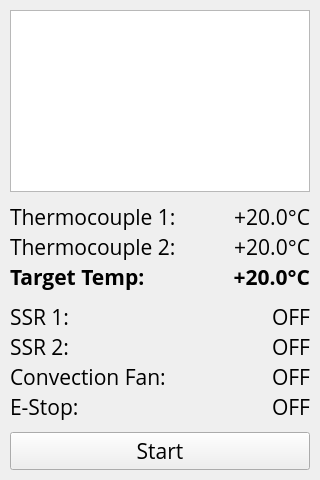
<?xml version="1.0" encoding="UTF-8"?>
<ui version="4.0">
 <class>MainWindow</class>
 <widget class="QMainWindow" name="MainWindow">
  <property name="geometry">
   <rect>
    <x>0</x>
    <y>0</y>
    <width>320</width>
    <height>480</height>
   </rect>
  </property>
  <property name="sizeIncrement">
   <size>
    <width>0</width>
    <height>0</height>
   </size>
  </property>
  <property name="font">
   <font>
    <family>Open Sans</family>
    <pointsize>16</pointsize>
   </font>
  </property>
  <property name="contextMenuPolicy">
   <enum>Qt::NoContextMenu</enum>
  </property>
  <property name="windowTitle">
   <string>Controller Setup</string>
  </property>
  <property name="autoFillBackground">
   <bool>false</bool>
  </property>
  <widget class="QWidget" name="centralwidget">
   <layout class="QVBoxLayout" name="verticalLayout">
    <property name="spacing">
     <number>10</number>
    </property>
    <property name="sizeConstraint">
     <enum>QLayout::SetDefaultConstraint</enum>
    </property>
    <property name="leftMargin">
     <number>10</number>
    </property>
    <property name="topMargin">
     <number>10</number>
    </property>
    <property name="rightMargin">
     <number>10</number>
    </property>
    <property name="bottomMargin">
     <number>10</number>
    </property>
    <item>
     <widget class="QGraphicsView" name="graph"/>
    </item>
    <item>
     <layout class="QGridLayout" name="layout_temp">
      <property name="horizontalSpacing">
       <number>10</number>
      </property>
      <property name="verticalSpacing">
       <number>0</number>
      </property>
      <item row="0" column="1">
       <widget class="QLabel" name="field_tc1">
        <property name="maximumSize">
         <size>
          <width>110</width>
          <height>16777215</height>
         </size>
        </property>
        <property name="text">
         <string>+20.0°C</string>
        </property>
        <property name="alignment">
         <set>Qt::AlignRight|Qt::AlignTrailing|Qt::AlignVCenter</set>
        </property>
       </widget>
      </item>
      <item row="2" column="0">
       <widget class="QLabel" name="label_target">
        <property name="font">
         <font>
          <family>Open Sans</family>
          <pointsize>16</pointsize>
          <weight>75</weight>
          <bold>true</bold>
         </font>
        </property>
        <property name="text">
         <string>Target Temp:</string>
        </property>
       </widget>
      </item>
      <item row="0" column="0">
       <widget class="QLabel" name="label_tc1">
        <property name="sizePolicy">
         <sizepolicy hsizetype="Preferred" vsizetype="Preferred">
          <horstretch>0</horstretch>
          <verstretch>0</verstretch>
         </sizepolicy>
        </property>
        <property name="minimumSize">
         <size>
          <width>155</width>
          <height>0</height>
         </size>
        </property>
        <property name="text">
         <string>Thermocouple 1:</string>
        </property>
        <property name="alignment">
         <set>Qt::AlignLeading|Qt::AlignLeft|Qt::AlignVCenter</set>
        </property>
       </widget>
      </item>
      <item row="1" column="0">
       <widget class="QLabel" name="label_tc2">
        <property name="text">
         <string>Thermocouple 2:</string>
        </property>
       </widget>
      </item>
      <item row="1" column="1">
       <widget class="QLabel" name="field_tc2">
        <property name="maximumSize">
         <size>
          <width>110</width>
          <height>16777215</height>
         </size>
        </property>
        <property name="text">
         <string>+20.0°C</string>
        </property>
        <property name="alignment">
         <set>Qt::AlignRight|Qt::AlignTrailing|Qt::AlignVCenter</set>
        </property>
       </widget>
      </item>
      <item row="2" column="1">
       <widget class="QLabel" name="field_target">
        <property name="maximumSize">
         <size>
          <width>110</width>
          <height>16777215</height>
         </size>
        </property>
        <property name="font">
         <font>
          <family>Open Sans</family>
          <pointsize>16</pointsize>
          <weight>75</weight>
          <bold>true</bold>
         </font>
        </property>
        <property name="text">
         <string>+20.0°C</string>
        </property>
        <property name="alignment">
         <set>Qt::AlignRight|Qt::AlignTrailing|Qt::AlignVCenter</set>
        </property>
       </widget>
      </item>
     </layout>
    </item>
    <item>
     <layout class="QGridLayout" name="layout_io">
      <property name="horizontalSpacing">
       <number>10</number>
      </property>
      <property name="verticalSpacing">
       <number>0</number>
      </property>
      <item row="2" column="0">
       <widget class="QLabel" name="label_fan">
        <property name="text">
         <string>Convection Fan:</string>
        </property>
       </widget>
      </item>
      <item row="0" column="0">
       <widget class="QLabel" name="label_ssr1">
        <property name="text">
         <string>SSR 1:</string>
        </property>
       </widget>
      </item>
      <item row="1" column="0">
       <widget class="QLabel" name="label_ssr2">
        <property name="text">
         <string>SSR 2:</string>
        </property>
       </widget>
      </item>
      <item row="3" column="0">
       <widget class="QLabel" name="label_estop">
        <property name="text">
         <string>E-Stop:</string>
        </property>
       </widget>
      </item>
      <item row="0" column="1">
       <widget class="QLabel" name="field_ssr1">
        <property name="maximumSize">
         <size>
          <width>110</width>
          <height>16777215</height>
         </size>
        </property>
        <property name="text">
         <string>OFF</string>
        </property>
        <property name="alignment">
         <set>Qt::AlignRight|Qt::AlignTrailing|Qt::AlignVCenter</set>
        </property>
       </widget>
      </item>
      <item row="1" column="1">
       <widget class="QLabel" name="field_ssr2">
        <property name="maximumSize">
         <size>
          <width>110</width>
          <height>16777215</height>
         </size>
        </property>
        <property name="text">
         <string>OFF</string>
        </property>
        <property name="alignment">
         <set>Qt::AlignRight|Qt::AlignTrailing|Qt::AlignVCenter</set>
        </property>
       </widget>
      </item>
      <item row="2" column="1">
       <widget class="QLabel" name="field_fan">
        <property name="maximumSize">
         <size>
          <width>110</width>
          <height>16777215</height>
         </size>
        </property>
        <property name="text">
         <string>OFF</string>
        </property>
        <property name="alignment">
         <set>Qt::AlignRight|Qt::AlignTrailing|Qt::AlignVCenter</set>
        </property>
       </widget>
      </item>
      <item row="3" column="1">
       <widget class="QLabel" name="field_estop">
        <property name="maximumSize">
         <size>
          <width>110</width>
          <height>16777215</height>
         </size>
        </property>
        <property name="text">
         <string>OFF</string>
        </property>
        <property name="alignment">
         <set>Qt::AlignRight|Qt::AlignTrailing|Qt::AlignVCenter</set>
        </property>
       </widget>
      </item>
     </layout>
    </item>
    <item>
     <widget class="QPushButton" name="btn_startstop">
      <property name="sizePolicy">
       <sizepolicy hsizetype="Preferred" vsizetype="Fixed">
        <horstretch>0</horstretch>
        <verstretch>0</verstretch>
       </sizepolicy>
      </property>
      <property name="focusPolicy">
       <enum>Qt::StrongFocus</enum>
      </property>
      <property name="text">
       <string>Start</string>
      </property>
      <property name="checkable">
       <bool>false</bool>
      </property>
      <property name="autoExclusive">
       <bool>false</bool>
      </property>
     </widget>
    </item>
   </layout>
  </widget>
 </widget>
 <layoutdefault spacing="10" margin="5"/>
 <resources/>
 <connections/>
 <designerdata>
  <property name="gridDeltaX">
   <number>5</number>
  </property>
  <property name="gridDeltaY">
   <number>5</number>
  </property>
  <property name="gridSnapX">
   <bool>true</bool>
  </property>
  <property name="gridSnapY">
   <bool>true</bool>
  </property>
  <property name="gridVisible">
   <bool>true</bool>
  </property>
 </designerdata>
</ui>
